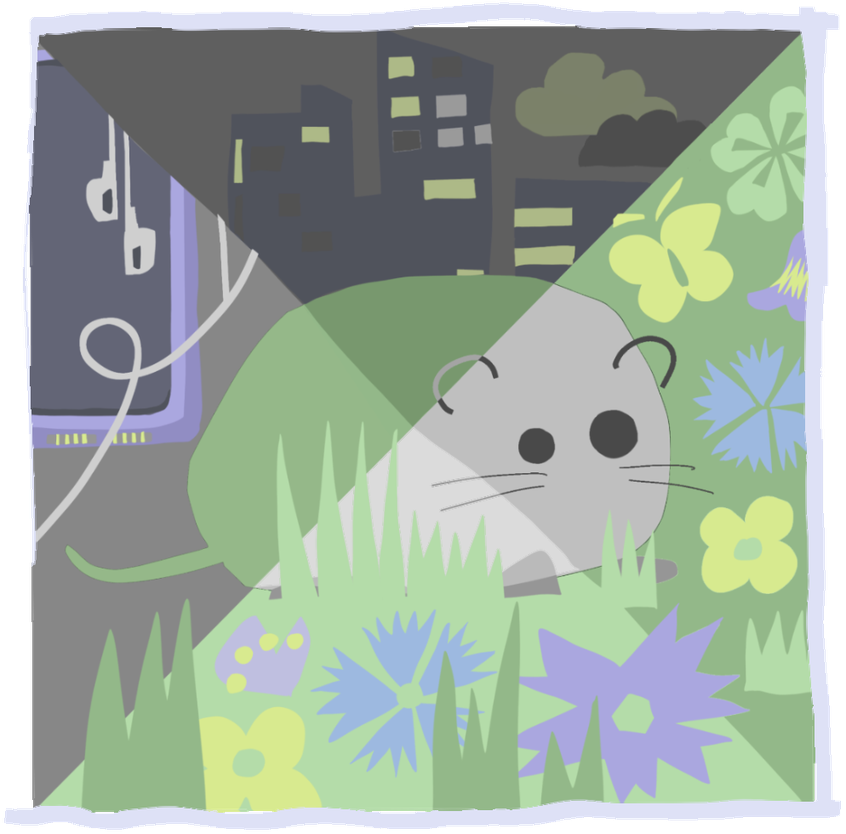
#> input picture assets/cropped/center-illustration.png, 846 x 834 px, shrunk from 994 x 980 before the run, found by its file name
$ python make_pad_shadow.py
#> lines starting #> are read from the running program, lines starting #| are printed output that depends on the picture; after the words box and inside, x2 and y2 are one past the last pixel; in counts of white or black regions, pixels touching at a corner belong together
# -*- coding: utf-8 -*-
"""Inset illustration silhouette by N pixels → fixed front-light pad shadow PNG."""
from __future__ import annotations

import json
from pathlib import Path

from PIL import Image, ImageFilter

ROOT = Path(r"D:\D盘桌面\attic")
IMG = ROOT / "public" / "center-illustration.png"
OUT = ROOT / "public" / "parts" / "illu-pad-shadow.png"
REGIONS = ROOT / "public" / "illustration-regions.json"
PREVIEW = ROOT / "assets" / "pad-shadow-preview.png"

# shrink footprint by ~this many pixels (MinFilter 3 ≈ 1px/pass)
ERODE_PASSES = 10
SHADOW_RGB = (88, 90, 108)


def main() -> None:
    im = Image.open(IMG).convert("RGBA")
#> im is the input picture: PIL image 846x834 RGBA; mean R, G, B, A 139.1, 153.1, 140.4, 233.6
    w, h = im.size
#> w = 846; h = 834
    alpha = im.split()[-1].point(lambda a: 255 if a > 28 else 0)
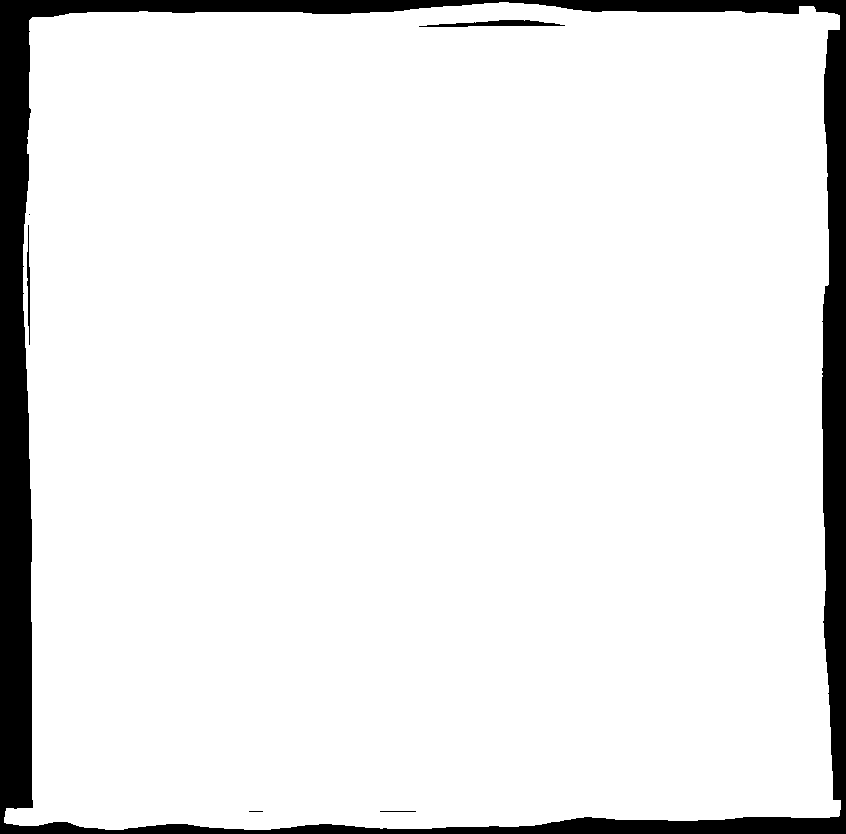
#> alpha: PIL image 846x834 L; 91.9% white; 6 black regions (2 under 20 px), largest, box (x1, y1, x2, y2) and area: (0, 0, 846, 834) 56505, (419, 20, 565, 27) 557, (27, 225, 30, 345) 210, (380, 811, 416, 812) 36

    for _ in range(ERODE_PASSES):
        alpha = alpha.filter(ImageFilter.MinFilter(3))
#> this loop made 10 passes
#> pass 1, in main, `alpha = alpha.filter(ImageFilter.MinFilter(3))`:
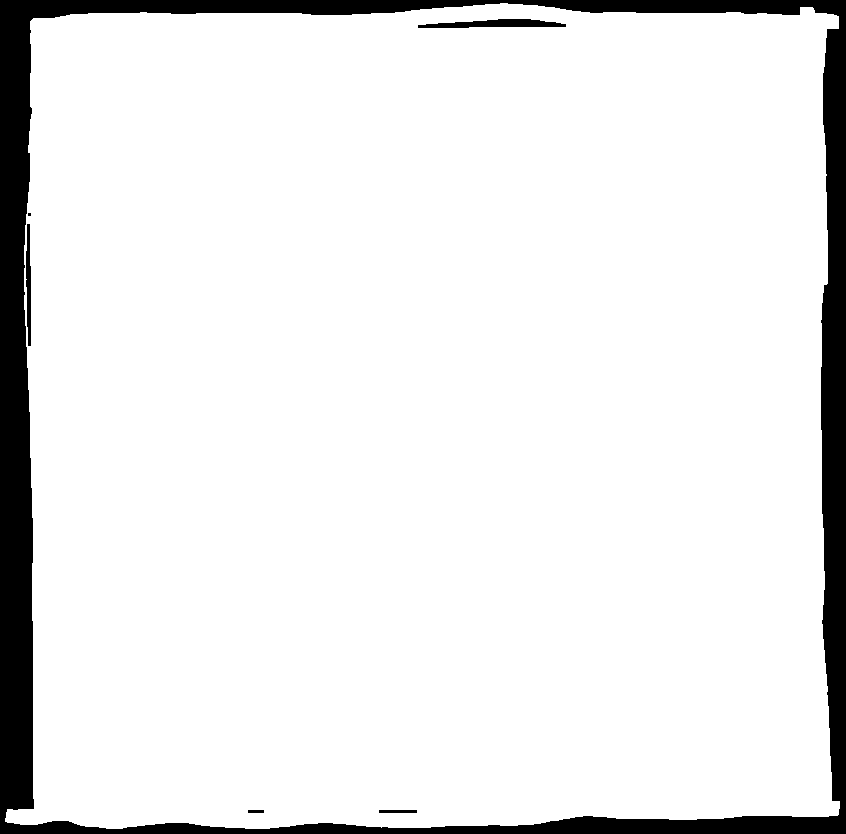
#> alpha: PIL image 846x834 L; 91.3% white; 6 black regions (1 under 20 px), largest, box (x1, y1, x2, y2) and area: (0, 0, 846, 834) 60009, (418, 19, 566, 28) 869, (26, 224, 31, 346) 462, (379, 810, 417, 813) 114, (248, 810, 264, 813) 48
#> pass 3, in main, `alpha = alpha.filter(ImageFilter.MinFilter(3))`:
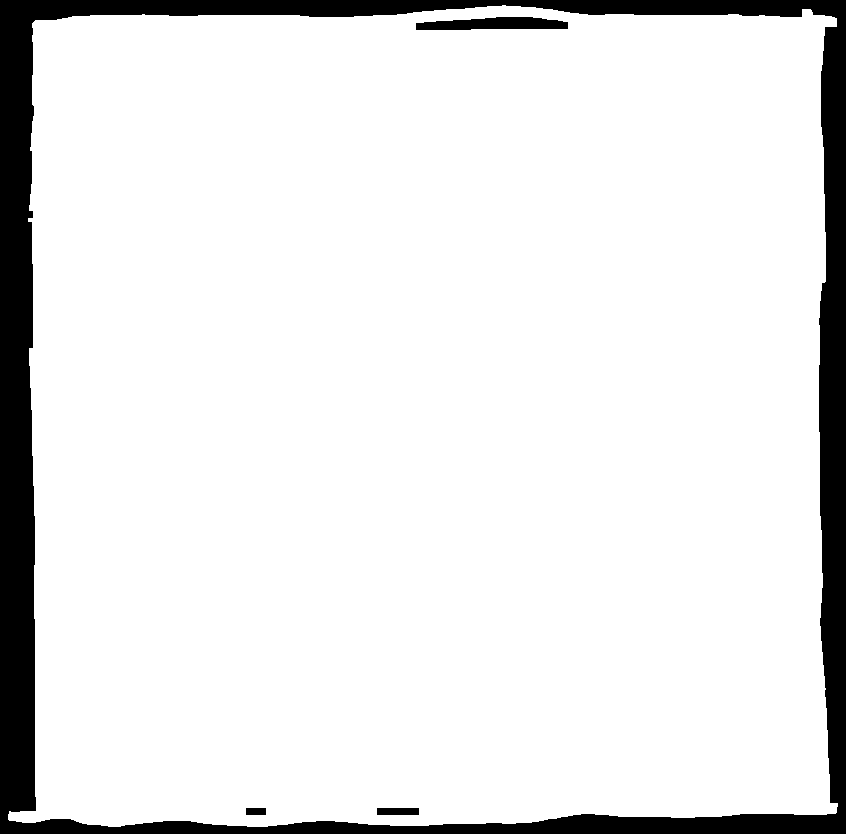
#> alpha: PIL image 846x834 L; 90.1% white; 4 black regions, box (x1, y1, x2, y2) and area: (0, 0, 846, 834) 67735, (416, 17, 568, 30) 1513, (377, 808, 419, 815) 294, (246, 808, 266, 815) 140
#> after the loop:
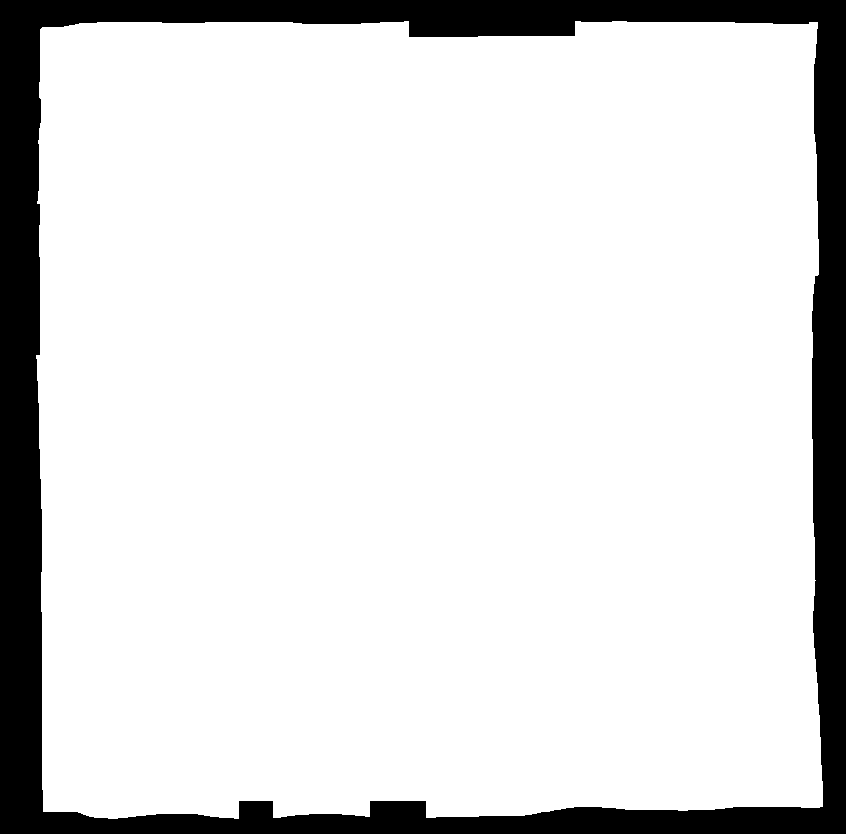
#> alpha: PIL image 846x834 L; 86.3% white; 1 black region, box (x1, y1, x2, y2) and area: (0, 0, 846, 834) 96460

    # soft re-threshold: kill pokey 1px spikes, keep hard edge
    alpha = alpha.filter(ImageFilter.MaxFilter(3))
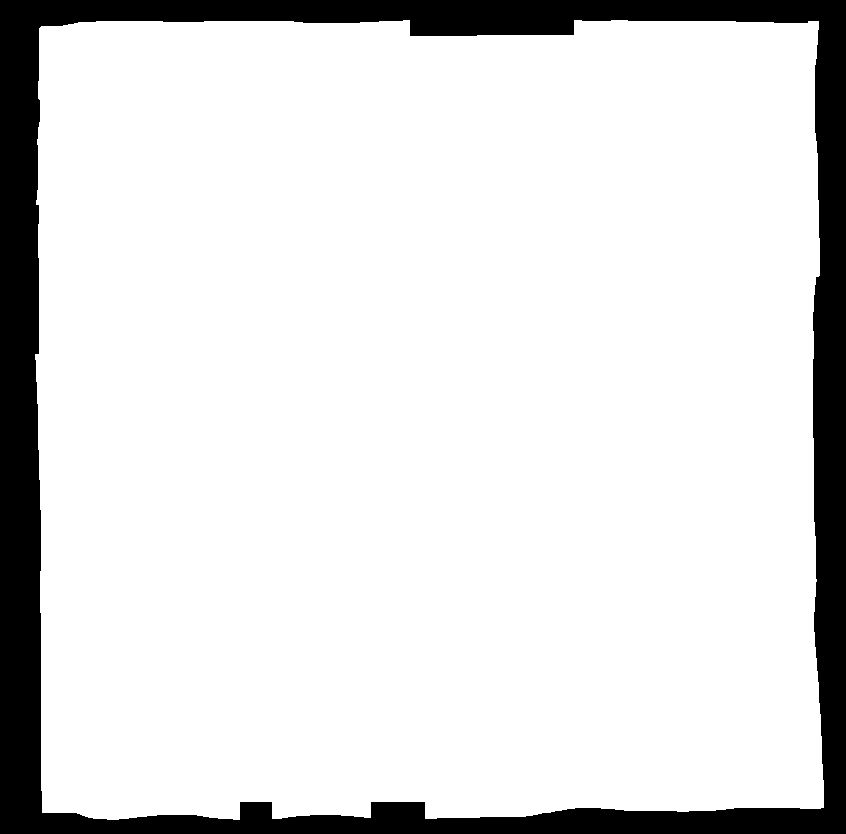
#> alpha: PIL image 846x834 L; 86.8% white; 1 black region, box (x1, y1, x2, y2) and area: (0, 0, 846, 834) 93102
    alpha = alpha.filter(ImageFilter.MinFilter(3))
    alpha = alpha.filter(ImageFilter.GaussianBlur(0.8))
    alpha = alpha.point(lambda a: 255 if a > 160 else 0)
#> alpha: PIL image 846x834 L; 86.3% white; 1 black region, box (x1, y1, x2, y2) and area: (0, 0, 846, 834) 96473

    shadow = Image.new("RGBA", (w, h), (0, 0, 0, 0))
#> shadow: PIL image 846x834 RGBA; every value is 0
    px_a = alpha.load()
    px_s = shadow.load()
    for y in range(h):
        for x in range(w):
            if px_a[x, y] > 0:
                px_s[x, y] = (*SHADOW_RGB, 255)

    OUT.parent.mkdir(parents=True, exist_ok=True)
    shadow.save(OUT)
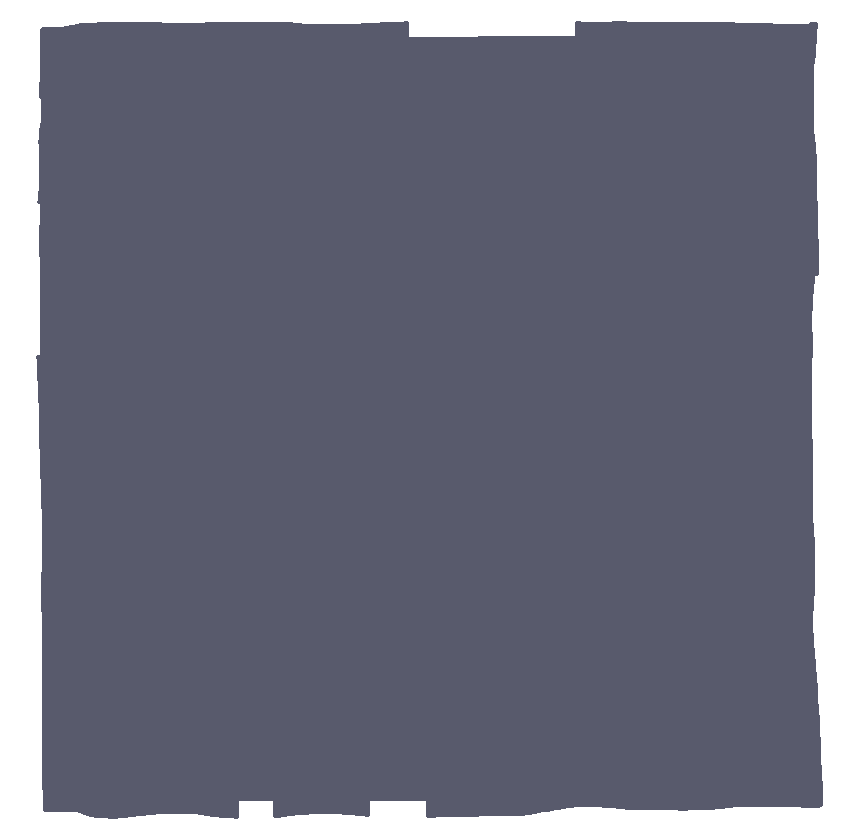
#> saved as illu-pad-shadow.png: PIL image 846x834 RGBA; mean R, G, B, A 76, 77.7, 93.2, 220.1; transparent parts drawn white
    shadow.save(PREVIEW)

#> (the run stopped early here; a loop or call above may not have finished)
